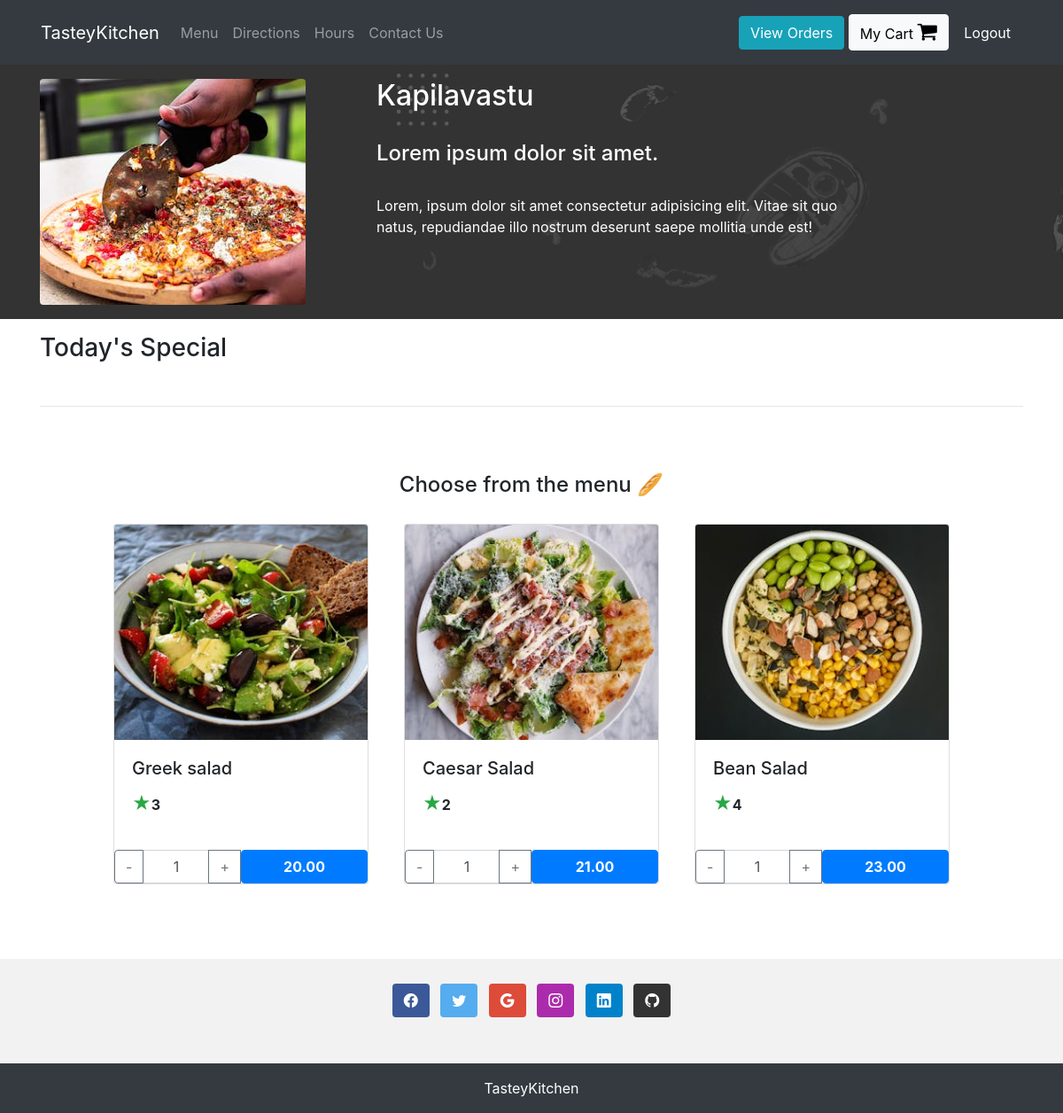
The page /Kapilavastu (signed in) on the database its author committed.
### orders/models.py (models this page shows, shortened)
class Kapilavastu(models.Model):
    dish_name = models.CharField(max_length=200)
    quantity = models.PositiveIntegerField(default=1)
    rating = models.PositiveIntegerField(default=0)
    price = models.DecimalField(max_digits=6, decimal_places=2)
    img = models.CharField(max_length=200,default ="/orders/images/kapilavastu/avocado.jpg")

### orders/views.py (the view, shortened to what this page needs)
# urls.py: path("Kapilavastu", views.kapilavastu, name="kapilavastu"),
def kapilavastu(request):
    if request.user.is_authenticated and request.method =='GET':
        dishes = Kapilavastu.objects.all()
        paginated = Paginator(dishes, 3)
        page_number = request.GET.get('page') #Get the requested page number from the URL
        page = paginated.get_page(page_number)
        return render(request, "orders/kapilavastu.html", context = {"dishes":page})
    else:
        return redirect("orders:login")

### orders/templates/orders/kapilavastu.html (shortened to what this page needs)
{% extends 'orders/header.html' %}
{% block header %}
{% load static %}
<div class="bgheader py-3" >
  <div class="container ">
    <div class="row justify-content-start ">
      <div class="col-12 col-md-4 rounded">
        <img class="rounded" src="{% static 'orders/images/subs.jpg' %}">
      </div>
     <div class="content col-12 col-md-6 ">
       <h2>Kapilavastu</h2>
       <br>
       <h4>Lorem ipsum dolor sit amet.</h4>
       <br>
       <p>Lorem, ipsum dolor sit amet consectetur adipisicing elit. Vitae sit quo natus, repudiandae illo nostrum deserunt saepe mollitia unde est!</p>
     </div>
   </div>
  </div>
  </div>
{% endblock %}
{% block content %}
<div class="container my-3">
  <h3>Today's Special
  </h3>
  <br>
  <hr>
  <div class="container p-5">
    <h4 style="margin:10px; text-align:center;"> Choose from the menu &#x1f956 </h4>
    <div class="row justify-content-center" >
      {% for dish in dishes %}
      <div class="card" style="width: 18rem; margin: 20px;">
        <img src="{% static dish.img %}" class="card-img-top" alt="gif for category item" style="width:100%;">
        <div class="card-body">
          <h5 class="card-title" >{{dish.dish_name}}</h5>
          <p onclick="ratehotel({{dish.id}})" style="cursor:pointer"> <span class="text-success " style="font-size:1.3em;">&#9733;</span><strong>{{dish.rating}}</strong></p>
        </div>
        <div class="input-group " >
          <div class="input-group-prepend">
              <button class="btn btn-outline-secondary" type="button" onclick="decrementValue({{dish.id}}, {{dish.price}})">-</button>
          </div>
          <input type="text" class="form-control text-center" id="quantity{{dish.id}}" value="1">
          <div class="input-group-append">
              <button class="btn btn-outline-secondary " type="button" onclick="incrementValue({{dish.id}}, {{dish.price}})">+</button>
          </div>
          <button type="button" class="btn btn-primary col-6" id="price{{dish.id}}" onclick="add_to_cart({item_description:' Kapilavastu - {{dish.dish_name}}' , price:this.querySelector('strong').textContent, quantity: document.querySelector('#quantity{{dish.id}}').value })"><strong>{{dish.price}}</strong></button>
      </div>
      </div>
  {% endfor %}
    </div>
  </div>
</div>
{% endblock %}

### orders/static/orders/style.css (style rules this page uses)
.bgheader { color: white; background-color: #333; background-image: url('images/bg_ad.png'); background-size: contain; }

### rows shown on the page
Kapilavastu: dish_name "Greek salad", rating "3", id "1", price "20.00"
Kapilavastu: dish_name "Caesar Salad", rating "2", price "21.00"
Kapilavastu: dish_name "Bean Salad", rating "4", price "23.00"
